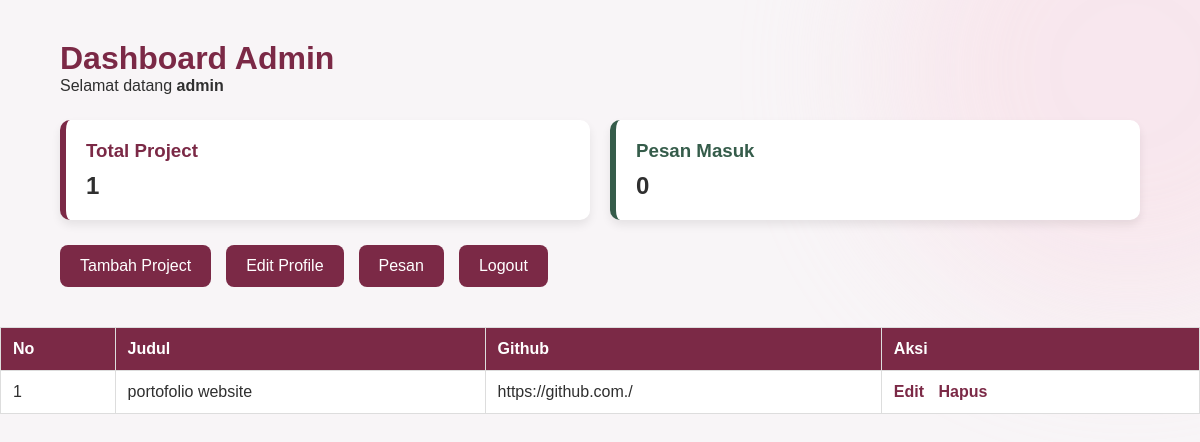
The page /dashboard (signed in) on the database as committed earlier.
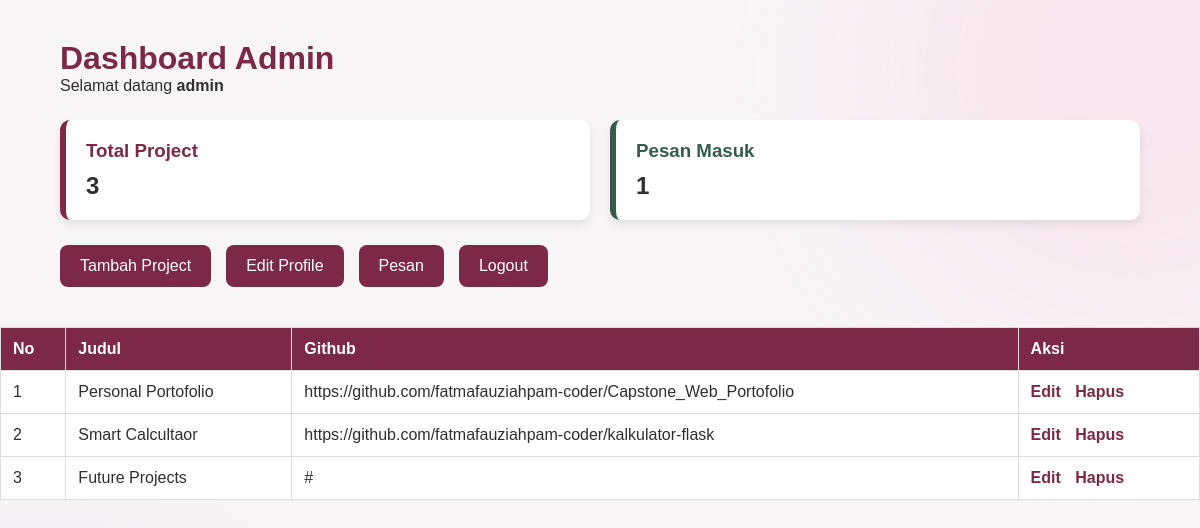
The same page on the database as committed later.
### models.py (models this page shows, shortened)
class User(UserMixin, db.Model):
    id = db.Column(db.Integer, primary_key=True)
    username = db.Column(db.String(50), unique=True)
    password = db.Column(db.String(255))

class Project(db.Model):
    id = db.Column(db.Integer, primary_key=True)
    title = db.Column(db.String(100))
    description = db.Column(db.Text)
    image = db.Column(db.String(255))
    github = db.Column(db.String(255))
    demo = db.Column(db.String(255))
    created_at = db.Column(db.DateTime,
                           default=datetime.utcnow)

### app.py (the view)
@app.route("/dashboard")
@login_required
def dashboard():
    projects = Project.query.all()
    total_project = Project.query.count()
    total_message = Contact.query.count()
    return render_template(
        "dashboard.html",
        projects=projects,
        total_project=total_project,
        total_message=total_message
    )

### app.py (called while the page is built)
@login_manager.user_loader
def load_user(user_id):
    return User.query.get(int(user_id))

### templates/dashboard.html (shortened to what this page needs)
<!DOCTYPE html>
<html lang="en">
<head>
    <link rel="stylesheet" href="{{ url_for('static', filename='css/style.css') }}">
</head>
<body>
<div class="container">
    <h1>Dashboard Admin</h1>
    <p>Selamat datang <b>{{ current_user.username }}</b></p>
<div style="
display:flex;
gap:20px;
margin:25px 0;
">
    <div style="
    flex:1;
    background:#ffffff;
    border-left:6px solid #7b2946;
    padding:20px;
    border-radius:10px;
    box-shadow:0 5px 10px rgba(0,0,0,.08);
    ">
        <h3 style="margin:0;color:#7b2946;">Total Project</h3>
        <h2 style="margin-top:10px;">{{ total_project }}</h2>
    </div>
    <div style="
    flex:1;
    background:#ffffff;
    border-left:6px solid #355C4A;
    padding:20px;
    border-radius:10px;
    box-shadow:0 5px 10px rgba(0,0,0,.08);
    ">
        <h3 style="margin:0;color:#355C4A;">Pesan Masuk</h3>
        <h2 style="margin-top:10px;">{{ total_message }}</h2>
    </div>
</div>
    <div class="menu">
    <a href="{{ url_for('add_project') }}">Tambah Project</a>
    <a href="{{ url_for('edit_profile') }}">Edit Profile</a>
    <a href="{{ url_for('messages') }}">Pesan</a>
    <a href="{{ url_for('logout') }}">Logout</a>
</div>
</div>
    <table>
        <tr>
            <th>No</th>
            <th>Judul</th>
            <th>Github</th>
            <th>Aksi</th>
        </tr>
        {% for project in projects %}
        <tr>
            <td>{{ loop.index }}</td>
            <td>{{ project.title }}</td>
            <td>{{ project.github }}</td>
            <td class="aksi">
                <a href="{{ url_for('edit_project', id=project.id) }}">
                    Edit
                </a>
                <a href="{{ url_for('delete_project', id=project.id) }}"
                   onclick="return confirm('Yakin ingin menghapus project ini?')">
                    Hapus
                </a>
            </td>
        </tr>
        {% endfor %}
    </table>
</body>
</html>

### static/css/style.css (style rules this page uses)
html { scroll-behavior:smooth; }
* { margin:0; padding:0; box-sizing:border-box; }
body { background:#FFF7FA; font-family:Poppins,sans-serif; color:#2F2F2F; }
body { overflow-x:hidden; }
body::before { content:""; position:fixed; width:500px; height:500px; background:#F8D7E2; border-radius:50%; top:-180px; right:-180px; opacity:.45; filter:blur(70px); z-index:-1; }
body::after { content:""; position:fixed; width:400px; height:400px; background:#355C4A; border-radius:50%; bottom:-170px; left:-150px; opacity:.08; filter:blur(80px); z-index:-1; }

### templates/dashboard.html (style rules this page uses)
body { background:#f8f5f7; font-family:Arial, sans-serif; margin:0; }
.container { width:90%; margin:40px auto; }
h1 { color:#7b2946; }
.menu { display:flex; gap:15px; margin-bottom:25px; }
.menu a { text-decoration:none; background:#7b2946; color:white; padding:12px 20px; border-radius:8px; }
table { width:100%; border-collapse:collapse; background:white; }
th,td { padding:12px; border:1px solid #ddd; text-align:left; }
th { background:#7b2946; color:white; }
.aksi a { color:#7b2946; font-weight:bold; text-decoration:none; margin-right:10px; }

Rows that differ between the two databases and show on the page:
changed Project: title "portofolio website" → "Personal Portofolio"; github "https://github.com./" → "https://github.com/fatmafauziahpam-coder/Capstone_Web_Portofolio"
added Project: title "Smart Calcultaor", github "https://github.com/fatmafauziahpam-coder/kalkulator-flask"
added Project: title "Future Projects", github "#"
Other text that changed with them:
{{ total_project }}: "1" → "3"
{{ total_message }}: "0" → "1"
